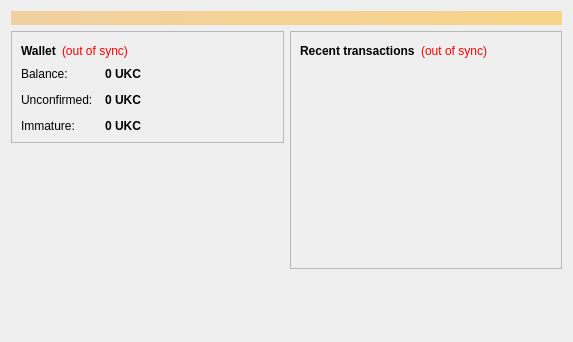
<?xml version="1.0" encoding="UTF-8"?>
<ui version="4.0">
 <class>OverviewPage</class>
 <widget class="QWidget" name="OverviewPage">
  <property name="geometry">
   <rect>
    <x>0</x>
    <y>0</y>
    <width>573</width>
    <height>342</height>
   </rect>
  </property>
  <property name="windowTitle">
   <string>Form</string>
  </property>
  <layout class="QVBoxLayout" name="topLayout">
   <item>
    <widget class="QLabel" name="labelAlerts">
     <property name="visible">
      <bool>false</bool>
     </property>
     <property name="styleSheet">
      <string notr="true">background-color: qlineargradient(x1: 0, y1: 0, x2: 1, y2: 0, stop:0 #F0D0A0, stop:1 #F8D488); color:#000000;</string>
     </property>
     <property name="wordWrap">
      <bool>true</bool>
     </property>
     <property name="margin">
      <number>3</number>
     </property>
    </widget>
   </item>
   <item>
    <layout class="QHBoxLayout" name="horizontalLayout" stretch="1,1">
     <item>
      <layout class="QVBoxLayout" name="verticalLayout_2">
       <item>
        <widget class="QFrame" name="frame">
         <property name="frameShape">
          <enum>QFrame::StyledPanel</enum>
         </property>
         <property name="frameShadow">
          <enum>QFrame::Raised</enum>
         </property>
         <layout class="QVBoxLayout" name="verticalLayout_4">
          <item>
           <layout class="QHBoxLayout" name="horizontalLayout_4">
            <item>
             <widget class="QLabel" name="label_5">
              <property name="font">
               <font>
                <weight>75</weight>
                <bold>true</bold>
               </font>
              </property>
              <property name="text">
               <string>Wallet</string>
              </property>
             </widget>
            </item>
            <item>
             <widget class="QLabel" name="labelWalletStatus">
              <property name="toolTip">
               <string>The displayed information may be out of date. Your wallet automatically synchronizes with the UKCoin network after a connection is established, but this process has not completed yet.</string>
              </property>
              <property name="styleSheet">
               <string notr="true">QLabel { color: red; }</string>
              </property>
              <property name="text">
               <string notr="true">(out of sync)</string>
              </property>
              <property name="alignment">
               <set>Qt::AlignLeading|Qt::AlignLeft|Qt::AlignVCenter</set>
              </property>
             </widget>
            </item>
            <item>
             <spacer name="horizontalSpacer_2">
              <property name="orientation">
               <enum>Qt::Horizontal</enum>
              </property>
              <property name="sizeHint" stdset="0">
               <size>
                <width>40</width>
                <height>20</height>
               </size>
              </property>
             </spacer>
            </item>
           </layout>
          </item>
          <item>
           <layout class="QFormLayout" name="formLayout_2">
            <property name="fieldGrowthPolicy">
             <enum>QFormLayout::AllNonFixedFieldsGrow</enum>
            </property>
            <property name="horizontalSpacing">
             <number>12</number>
            </property>
            <property name="verticalSpacing">
             <number>12</number>
            </property>
            <item row="0" column="0">
             <widget class="QLabel" name="label">
              <property name="text">
               <string>Balance:</string>
              </property>
             </widget>
            </item>
            <item row="0" column="1">
             <widget class="QLabel" name="labelBalance">
              <property name="font">
               <font>
                <weight>75</weight>
                <bold>true</bold>
               </font>
              </property>
              <property name="cursor">
               <cursorShape>IBeamCursor</cursorShape>
              </property>
              <property name="toolTip">
               <string>Your current balance</string>
              </property>
              <property name="text">
               <string notr="true">0 UKC</string>
              </property>
              <property name="textInteractionFlags">
               <set>Qt::LinksAccessibleByMouse|Qt::TextSelectableByKeyboard|Qt::TextSelectableByMouse</set>
              </property>
             </widget>
            </item>
            <item row="1" column="0">
             <widget class="QLabel" name="label_3">
              <property name="text">
               <string>Unconfirmed:</string>
              </property>
             </widget>
            </item>
            <item row="1" column="1">
             <widget class="QLabel" name="labelUnconfirmed">
              <property name="font">
               <font>
                <weight>75</weight>
                <bold>true</bold>
               </font>
              </property>
              <property name="cursor">
               <cursorShape>IBeamCursor</cursorShape>
              </property>
              <property name="toolTip">
               <string>Total of transactions that have yet to be confirmed, and do not yet count toward the current balance</string>
              </property>
              <property name="text">
               <string notr="true">0 UKC</string>
              </property>
              <property name="textInteractionFlags">
               <set>Qt::LinksAccessibleByMouse|Qt::TextSelectableByKeyboard|Qt::TextSelectableByMouse</set>
              </property>
             </widget>
            </item>
            <item row="2" column="0">
             <widget class="QLabel" name="labelImmatureText">
              <property name="text">
               <string>Immature:</string>
              </property>
             </widget>
            </item>
            <item row="2" column="1">
             <widget class="QLabel" name="labelImmature">
              <property name="font">
               <font>
                <weight>75</weight>
                <bold>true</bold>
               </font>
              </property>
              <property name="toolTip">
               <string>Mined balance that has not yet matured</string>
              </property>
              <property name="text">
               <string notr="true">0 UKC</string>
              </property>
              <property name="textInteractionFlags">
               <set>Qt::LinksAccessibleByMouse|Qt::TextSelectableByKeyboard|Qt::TextSelectableByMouse</set>
              </property>
             </widget>
            </item>
           </layout>
          </item>
         </layout>
        </widget>
       </item>
       <item>
        <spacer name="verticalSpacer">
         <property name="orientation">
          <enum>Qt::Vertical</enum>
         </property>
         <property name="sizeHint" stdset="0">
          <size>
           <width>20</width>
           <height>40</height>
          </size>
         </property>
        </spacer>
       </item>
      </layout>
     </item>
     <item>
      <layout class="QVBoxLayout" name="verticalLayout_3">
       <item>
        <widget class="QFrame" name="frame_2">
         <property name="frameShape">
          <enum>QFrame::StyledPanel</enum>
         </property>
         <property name="frameShadow">
          <enum>QFrame::Raised</enum>
         </property>
         <layout class="QVBoxLayout" name="verticalLayout">
          <item>
           <layout class="QHBoxLayout" name="horizontalLayout_2">
            <item>
             <widget class="QLabel" name="label_4">
              <property name="text">
               <string>&lt;b&gt;Recent transactions&lt;/b&gt;</string>
              </property>
             </widget>
            </item>
            <item>
             <widget class="QLabel" name="labelTransactionsStatus">
              <property name="toolTip">
               <string>The displayed information may be out of date. Your wallet automatically synchronizes with the UKCoin network after a connection is established, but this process has not completed yet.</string>
              </property>
              <property name="styleSheet">
               <string notr="true">QLabel { color: red; }</string>
              </property>
              <property name="text">
               <string notr="true">(out of sync)</string>
              </property>
              <property name="alignment">
               <set>Qt::AlignRight|Qt::AlignTrailing|Qt::AlignVCenter</set>
              </property>
             </widget>
            </item>
            <item>
             <spacer name="horizontalSpacer">
              <property name="orientation">
               <enum>Qt::Horizontal</enum>
              </property>
              <property name="sizeHint" stdset="0">
               <size>
                <width>40</width>
                <height>20</height>
               </size>
              </property>
             </spacer>
            </item>
           </layout>
          </item>
          <item>
           <widget class="QListView" name="listTransactions">
            <property name="styleSheet">
             <string notr="true">QListView { background: transparent; }</string>
            </property>
            <property name="frameShape">
             <enum>QFrame::NoFrame</enum>
            </property>
            <property name="verticalScrollBarPolicy">
             <enum>Qt::ScrollBarAlwaysOff</enum>
            </property>
            <property name="horizontalScrollBarPolicy">
             <enum>Qt::ScrollBarAlwaysOff</enum>
            </property>
            <property name="selectionMode">
             <enum>QAbstractItemView::NoSelection</enum>
            </property>
           </widget>
          </item>
         </layout>
        </widget>
       </item>
       <item>
        <spacer name="verticalSpacer_2">
         <property name="orientation">
          <enum>Qt::Vertical</enum>
         </property>
         <property name="sizeHint" stdset="0">
          <size>
           <width>20</width>
           <height>40</height>
          </size>
         </property>
        </spacer>
       </item>
      </layout>
     </item>
    </layout>
   </item>
  </layout>
 </widget>
 <resources/>
 <connections/>
</ui>
